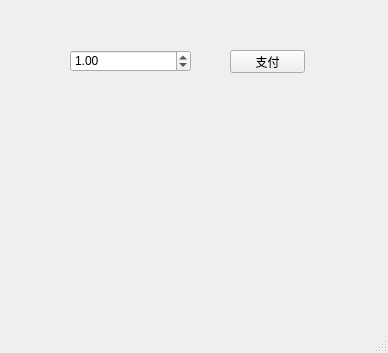
<?xml version="1.0" encoding="UTF-8"?>
<ui version="4.0">
 <class>MainWindow</class>
 <widget class="QMainWindow" name="MainWindow">
  <property name="geometry">
   <rect>
    <x>0</x>
    <y>0</y>
    <width>388</width>
    <height>353</height>
   </rect>
  </property>
  <property name="windowTitle">
   <string>MainWindow</string>
  </property>
  <widget class="QWidget" name="centralwidget">
   <widget class="QLabel" name="label">
    <property name="geometry">
     <rect>
      <x>110</x>
      <y>110</y>
      <width>191</width>
      <height>171</height>
     </rect>
    </property>
    <property name="text">
     <string/>
    </property>
   </widget>
   <widget class="QPushButton" name="pushButton">
    <property name="geometry">
     <rect>
      <x>230</x>
      <y>50</y>
      <width>75</width>
      <height>23</height>
     </rect>
    </property>
    <property name="text">
     <string>支付</string>
    </property>
   </widget>
   <widget class="QDoubleSpinBox" name="doubleSpinBox">
    <property name="geometry">
     <rect>
      <x>70</x>
      <y>50</y>
      <width>121</width>
      <height>22</height>
     </rect>
    </property>
    <property name="value">
     <double>1.000000000000000</double>
    </property>
   </widget>
  </widget>
  <widget class="QMenuBar" name="menubar">
   <property name="geometry">
    <rect>
     <x>0</x>
     <y>0</y>
     <width>388</width>
     <height>23</height>
    </rect>
   </property>
  </widget>
  <widget class="QStatusBar" name="statusbar"/>
 </widget>
 <resources/>
 <connections/>
</ui>
